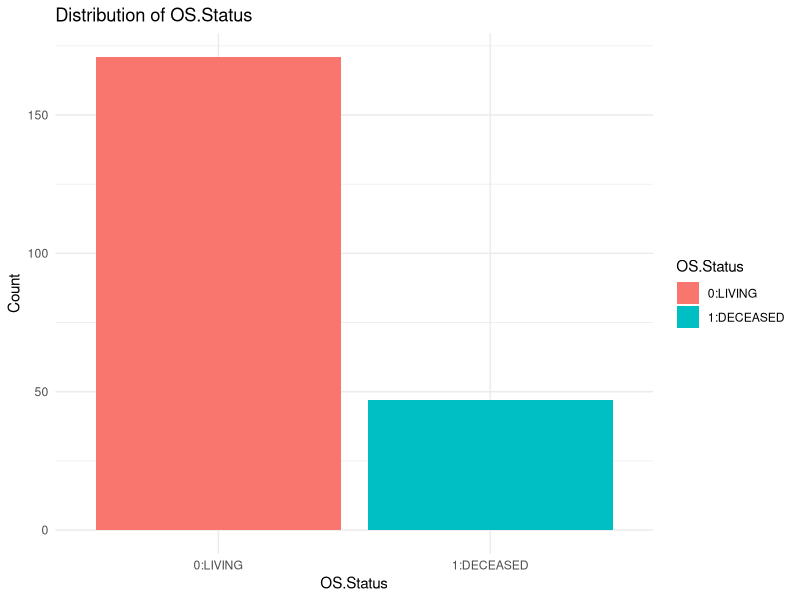
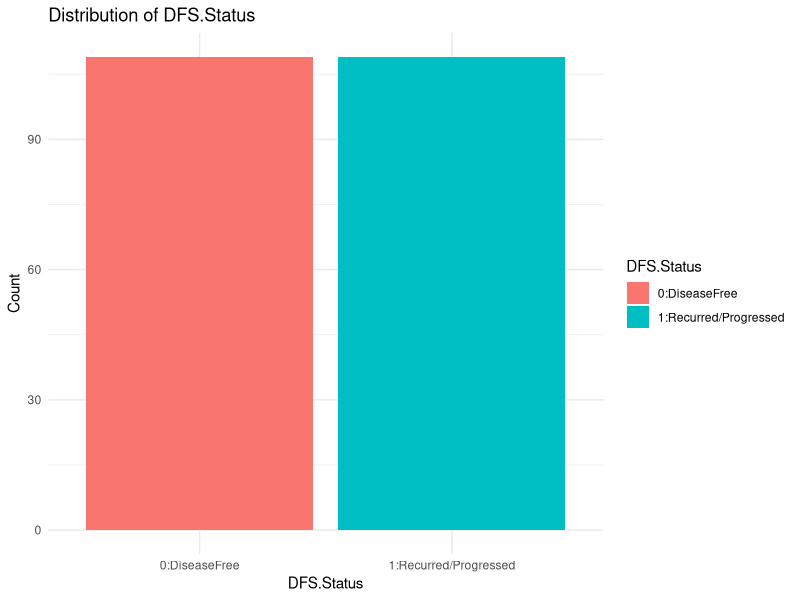
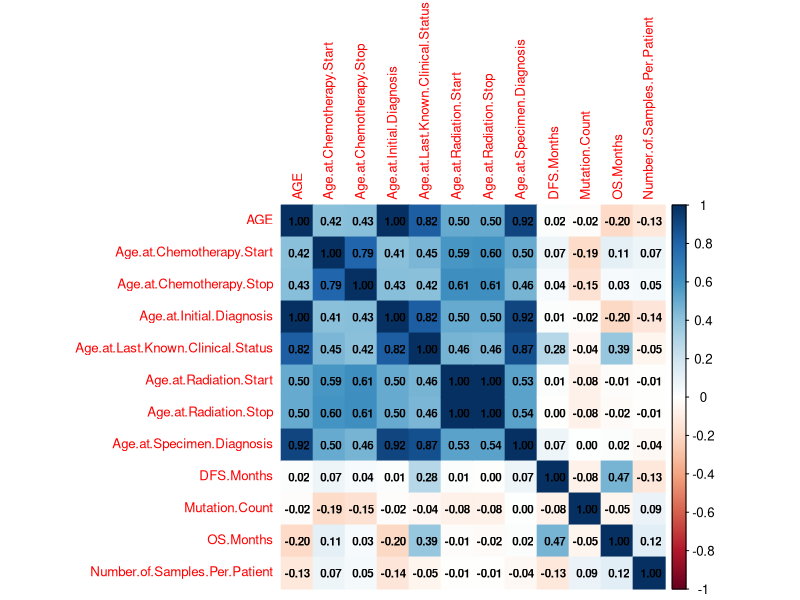
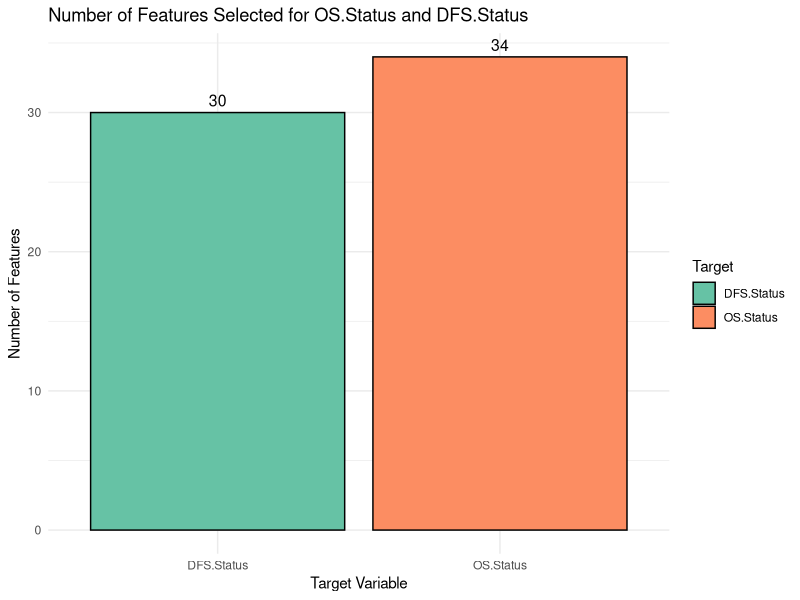

Write the R code that produced these figures, in order.
## ---- chunk 1
  knitr::opts_chunk$set(echo = TRUE, message = FALSE, warning = FALSE)
  # Load necessary libraries
  library(dplyr)
  library(ggplot2)
  library(corrplot)
  library(caret) 
  library(stats) 
  library(tidyverse)
  library(knitr)
## ---- chunk 2
     my_data <- read.csv("brain-cancer-dataset.csv")
## ---- chunk 3
# Handle Missing Values
my_data <- my_data %>%
  mutate(across(where(is.numeric), ~ ifelse(is.na(.), median(., na.rm = TRUE), .))) %>%
  mutate(across(where(is.character), ~ ifelse(is.na(.), "Unknown", .))) %>%
  mutate(across(where(is.factor), ~ ifelse(is.na(.), as.character(levels(.)[1]), .)))

# Verify no missing values remain
if (sum(is.na(my_data)) > 0) {
  stop("Unresolved missing values in the dataset.")
}
## ---- chunk 4
# Standardize Column Names
colnames(my_data) <- trimws(colnames(my_data))
colnames(my_data) <- make.names(colnames(my_data), unique = TRUE)

# Convert Categorical Variables to Factors
my_data <- my_data %>% mutate(across(where(is.character), as.factor))
## ---- chunk 5
# Filter Low-Variance Features
variances <- apply(my_data[, sapply(my_data, is.numeric)], 2, var, na.rm = TRUE)
data_filtered <- my_data[, variances > 0.01]

# Remove Highly Correlated Features
cor_matrix <- cor(data_filtered[, sapply(data_filtered, is.numeric)], use = "complete.obs")
high_corr <- findCorrelation(cor_matrix, cutoff = 0.8)
data_filtered <- data_filtered[, -high_corr]
## ---- chunk 6
   # Define categorical columns
categorical_columns <- c(
  "Study.ID", "Patient.ID", "Sample.ID", "Age.Class", "BRAF_RELA.Status", 
  "BRAF.Status", "BRAF.Status2", "Cancer.Predispositions", "Cancer.Type", 
  "Cancer.Type.Detailed", "Chemotherapy", "Chemotherapy.Agents", 
  "Chemotherapy.Type", "Clinical.Status.at.Collection.Event", 
  "CTNNB1.Status", "DFS.Status", "Ethnicity", "Extent.of.Tumor.Resection", 
  "External.Patient.ID", "Formulation", "H3F3A_CTNNB1.Status", 
  "Initial.CNS.Tumor.Diagnosis.Related.to.OS", "Initial.Diagnosis.Type", 
  "LGG_BRAF.Status", "Medical.Conditions", "Multiple.Cancer.Predispositions", 
  "Multiple.Medical.Conditions", "Multiple.Tumor.Locations", "Oncotree.Code", 
  "OS.Status", "Protocol.and.Treatment.Arm", "Race", "Radiation", 
  "Radiation.Site", "Radiation.Type", "Sample.Annotation", "Sample.Origin", 
  "Sex", "Surgery", "Treatment", "Treatment.Changed", "Treatment.Status", 
  "Tumor.Location.Condensed", "Tumor.Tissue.Site", "Tumor.Type", "Updated.Grade"
)
## ---- chunk 7
# Chi-Square Test for Feature Selection
chi_sq_results_OS <- lapply(categorical_columns, function(col) {
  table_data <- table(my_data[[col]], my_data$OS.Status)
  if (any(dim(table_data) == 0)) {
    return(data.frame(Feature = col, p_value = NA))
  }
  test_result <- chisq.test(table_data)
  data.frame(Feature = col, p_value = test_result$p.value)
})

chi_sq_summary_OS <- do.call(rbind, chi_sq_results_OS)
significant_features_OS <- chi_sq_summary_OS %>% filter(p_value < 0.05)
## ---- chunk 8
# OS.Status Distribution
ggplot(my_data, aes(x = OS.Status, fill = OS.Status)) +
  geom_bar() +
  labs(title = "Distribution of OS.Status", x = "OS.Status", y = "Count") +
  theme_minimal()

# DFS.Status Distribution
ggplot(my_data, aes(x = DFS.Status, fill = DFS.Status)) +
  geom_bar() +
  labs(title = "Distribution of DFS.Status", x = "DFS.Status", y = "Count") +
  theme_minimal()
## ---- chunk 9
# Correlation Matrix Visualization
corrplot(cor_matrix, method = "color", tl.cex = 0.8, number.cex = 0.7, addCoef.col = "black")
## ---- chunk 10
# Chi-square test for OS.Status and DFS.Status
chi_sq_results_OS <- lapply(categorical_columns, function(col) {
  table_data <- table(my_data[[col]], my_data$OS.Status)
  if (any(dim(table_data) == 0)) {
    return(data.frame(Feature = col, p_value = NA))
  }
  test_result <- chisq.test(table_data)
  data.frame(Feature = col, p_value = test_result$p.value)
})

chi_sq_summary_OS <- do.call(rbind, chi_sq_results_OS)

chi_sq_results_DFS <- lapply(categorical_columns, function(col) {
  table_data <- table(my_data[[col]], my_data$DFS.Status)
  if (any(dim(table_data) == 0)) {
    return(data.frame(Feature = col, p_value = NA))
  }
  test_result <- chisq.test(table_data)
  data.frame(Feature = col, p_value = test_result$p.value)
})

chi_sq_summary_DFS <- do.call(rbind, chi_sq_results_DFS)
## ---- chunk 11
# Filter significant features for OS.Status and DFS.Status
significant_features_OS <- chi_sq_summary_OS %>% filter(p_value < 0.05)
significant_features_DFS <- chi_sq_summary_DFS %>% filter(p_value < 0.05)

# Subset data for significant features
data_OS <- my_data %>% select(all_of(significant_features_OS$Feature), OS.Status)
data_DFS <- my_data %>% select(all_of(significant_features_DFS$Feature), DFS.Status)
## ---- chunk 12
# Extract selected features
selected_features_OS <- colnames(data_OS)[colnames(data_OS) != "OS.Status"]
selected_features_DFS <- colnames(data_DFS)[colnames(data_DFS) != "DFS.Status"]

# Create a summary of feature counts
feature_counts <- data.frame(
  Target = c("OS.Status", "DFS.Status"),
  Features = c(length(selected_features_OS), length(selected_features_DFS)),
  Common = length(intersect(selected_features_OS, selected_features_DFS))
)
## ---- chunk 13
# Create a bar plot
ggplot(feature_counts, aes(x = Target, y = Features, fill = Target)) +
  geom_bar(stat = "identity", position = "dodge", color = "black") +
  geom_text(aes(label = Features), vjust = -0.5, size = 4) +
  labs(
    title = "Number of Features Selected for OS.Status and DFS.Status",
    x = "Target Variable",
    y = "Number of Features"
  ) +
  theme_minimal() +
  scale_fill_brewer(palette = "Set2")
## ---- chunk 14
# Categorize features
feature_categories <- data.frame(
  Feature = union(selected_features_OS, selected_features_DFS),
  Category = ifelse(
    union(selected_features_OS, selected_features_DFS) %in% intersect(selected_features_OS, selected_features_DFS), "Both",
    ifelse(union(selected_features_OS, selected_features_DFS) %in% selected_features_OS, "OS.Status", "DFS.Status")
  )
)

# Display the table
knitr::kable(
  feature_categories,
  caption = "Feature Categories by Target Variable",
  col.names = c("Feature Name", "Category")
)
